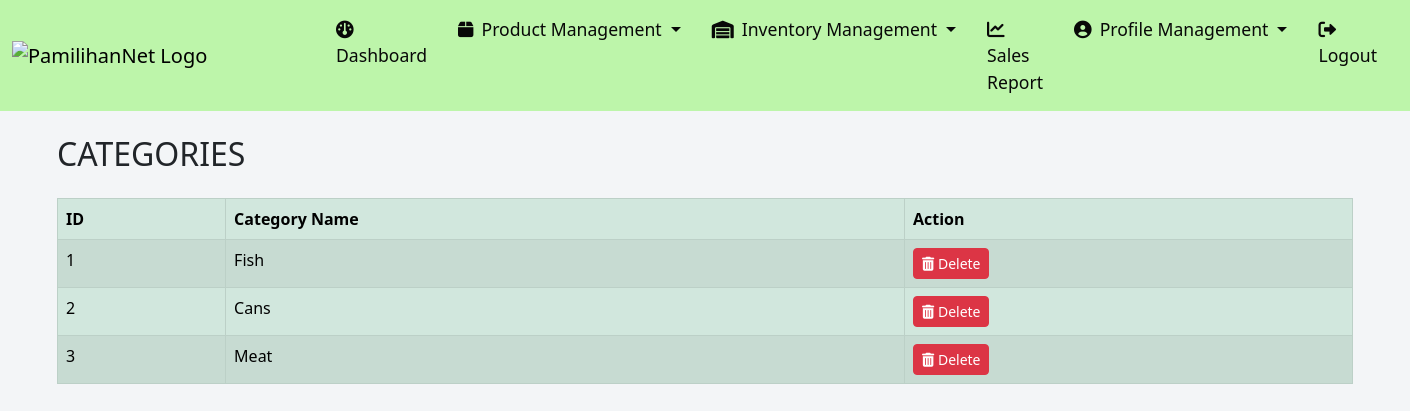
Page /seller/category_list.php (signed in) on the committed database.
### tables this page shows
CREATE TABLE `categories` (
  `id` int(11) NOT NULL,
  `seller_id` int(11) NOT NULL,
  `category_name` varchar(100) NOT NULL
);

### seller/category_list.php (the view, shortened to what this page needs)
<?php
$servername = "localhost";
$username = "root";
$password = "";
$dbname = "project";
$conn = new mysqli($servername, $username, $password, $dbname);
$seller_id = $_SESSION['seller_id'];
$query = "SELECT * FROM categories WHERE seller_id = ?";
$stmt = $conn->prepare($query);
$stmt->bind_param("i", $seller_id);
$stmt->execute();
$result = $stmt->get_result();
?>
<!DOCTYPE html>
<html lang="en">
<head>
    <link href="https://cdn.jsdelivr.net/npm/bootstrap@5.3.0-alpha1/dist/css/bootstrap.min.css" rel="stylesheet">
    <link rel="stylesheet" href="https://cdnjs.cloudflare.com/ajax/libs/font-awesome/6.0.0-beta3/css/all.min.css">
</head>
<body>
    <?php include 'sidebar.php'; ?>
    <div class="container mt-4">
        <h2 class="mb-4">CATEGORIES</h2>
        <table class="table table-bordered table-success table-striped table-hover">
            <thead>
                <tr>
                    <th>ID</th>
                    <th>Category Name</th>
                    <th>Action</th>
                </tr>
            </thead>
            <tbody>
                <?php
                $counter = 1;
                while ($row = $result->fetch_assoc()) : ?>
                    <tr>
                        <td><?php echo $counter++; ?></td>
                        <td><?php echo $row['category_name']; ?></td>
                        <td>
                            <a href="?delete_id=<?php echo $row['id']; ?>" class="btn btn-danger btn-sm" onclick="return confirm('Are you sure you want to delete this category?');">
                                <i class="fas fa-trash-alt"></i> Delete
                            </a>
                        </td>
                    </tr>
                <?php endwhile; ?>
            </tbody>
        </table>
    </div>
</body>
</html>

### seller/sidebar.php (style rules this page uses)
body { background-color: hsl(210, 20%, 96%); }

### rows in the picture
categories: category_name "Fish"
categories: category_name "Cans"
categories: category_name "Meat"
